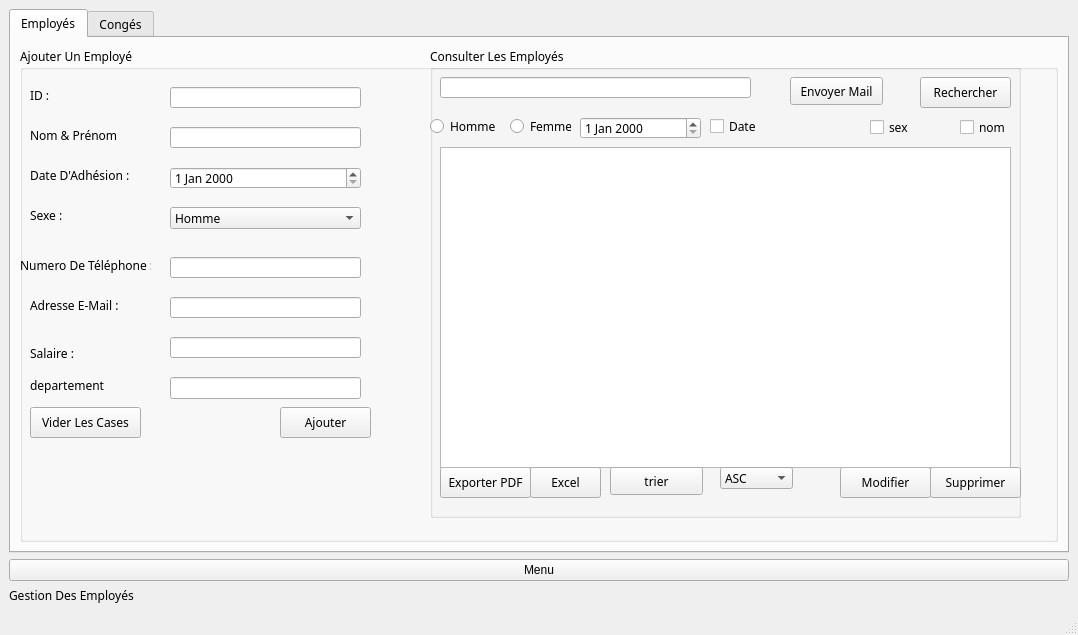
<?xml version="1.0" encoding="UTF-8"?>
<ui version="4.0">
 <class>MainWindowj</class>
 <widget class="QMainWindow" name="MainWindowj">
  <property name="geometry">
   <rect>
    <x>0</x>
    <y>0</y>
    <width>1078</width>
    <height>635</height>
   </rect>
  </property>
  <property name="windowTitle">
   <string>MainWindow</string>
  </property>
  <property name="styleSheet">
   <string notr="true"/>
  </property>
  <widget class="QWidget" name="centralwidget">
   <layout class="QGridLayout" name="gridLayout">
    <item row="2" column="0">
     <widget class="QLabel" name="label">
      <property name="font">
       <font>
        <family>Poppins Medium</family>
       </font>
      </property>
      <property name="text">
       <string>Gestion Des Employés</string>
      </property>
     </widget>
    </item>
    <item row="0" column="0">
     <widget class="QTabWidget" name="tabWidget">
      <property name="font">
       <font>
        <family>Poppins Medium</family>
       </font>
      </property>
      <property name="styleSheet">
       <string notr="true"/>
      </property>
      <property name="currentIndex">
       <number>0</number>
      </property>
      <widget class="QWidget" name="tab_employe">
       <attribute name="title">
        <string>Employés</string>
       </attribute>
       <layout class="QGridLayout" name="gridLayout_3" columnstretch="1,0">
        <item row="0" column="0" colspan="2">
         <widget class="QGroupBox" name="ajout_employe">
          <property name="title">
           <string>Ajouter Un Employé</string>
          </property>
          <widget class="QLabel" name="label_2">
           <property name="geometry">
            <rect>
             <x>10</x>
             <y>40</y>
             <width>101</width>
             <height>16</height>
            </rect>
           </property>
           <property name="font">
            <font>
             <family>Poppins Medium</family>
            </font>
           </property>
           <property name="text">
            <string>ID :</string>
           </property>
          </widget>
          <widget class="QLineEdit" name="lineEditID">
           <property name="geometry">
            <rect>
             <x>150</x>
             <y>40</y>
             <width>191</width>
             <height>21</height>
            </rect>
           </property>
          </widget>
          <widget class="QLineEdit" name="lineEditNom">
           <property name="geometry">
            <rect>
             <x>150</x>
             <y>80</y>
             <width>191</width>
             <height>21</height>
            </rect>
           </property>
          </widget>
          <widget class="QLabel" name="label_3">
           <property name="geometry">
            <rect>
             <x>10</x>
             <y>80</y>
             <width>91</width>
             <height>16</height>
            </rect>
           </property>
           <property name="text">
            <string>Nom &amp; Prénom :</string>
           </property>
          </widget>
          <widget class="QDateEdit" name="dateEditAdhesion">
           <property name="geometry">
            <rect>
             <x>150</x>
             <y>120</y>
             <width>191</width>
             <height>22</height>
            </rect>
           </property>
          </widget>
          <widget class="QLabel" name="label_4">
           <property name="geometry">
            <rect>
             <x>10</x>
             <y>120</y>
             <width>111</width>
             <height>16</height>
            </rect>
           </property>
           <property name="text">
            <string>Date D'Adhésion :</string>
           </property>
          </widget>
          <widget class="QLabel" name="label_5">
           <property name="geometry">
            <rect>
             <x>10</x>
             <y>160</y>
             <width>101</width>
             <height>16</height>
            </rect>
           </property>
           <property name="text">
            <string>Sexe :</string>
           </property>
          </widget>
          <widget class="QComboBox" name="comboBoxSexe">
           <property name="geometry">
            <rect>
             <x>150</x>
             <y>160</y>
             <width>191</width>
             <height>22</height>
            </rect>
           </property>
           <property name="currentText">
            <string>Homme</string>
           </property>
           <item>
            <property name="text">
             <string>Homme</string>
            </property>
           </item>
           <item>
            <property name="text">
             <string>Femme</string>
            </property>
           </item>
           <item>
            <property name="text">
             <string>Autre</string>
            </property>
           </item>
          </widget>
          <widget class="QLabel" name="label_7">
           <property name="geometry">
            <rect>
             <x>0</x>
             <y>210</y>
             <width>131</width>
             <height>16</height>
            </rect>
           </property>
           <property name="text">
            <string>Numero De Téléphone :</string>
           </property>
          </widget>
          <widget class="QLineEdit" name="lineEditNum">
           <property name="geometry">
            <rect>
             <x>150</x>
             <y>210</y>
             <width>191</width>
             <height>21</height>
            </rect>
           </property>
          </widget>
          <widget class="QLineEdit" name="lineEditMail">
           <property name="geometry">
            <rect>
             <x>150</x>
             <y>250</y>
             <width>191</width>
             <height>21</height>
            </rect>
           </property>
          </widget>
          <widget class="QLabel" name="label_8">
           <property name="geometry">
            <rect>
             <x>10</x>
             <y>250</y>
             <width>121</width>
             <height>16</height>
            </rect>
           </property>
           <property name="text">
            <string>Adresse E-Mail :</string>
           </property>
          </widget>
          <widget class="QLabel" name="label_9">
           <property name="geometry">
            <rect>
             <x>10</x>
             <y>300</y>
             <width>47</width>
             <height>13</height>
            </rect>
           </property>
           <property name="text">
            <string>Salaire :</string>
           </property>
          </widget>
          <widget class="QLineEdit" name="lineEditSalaire">
           <property name="geometry">
            <rect>
             <x>150</x>
             <y>290</y>
             <width>191</width>
             <height>21</height>
            </rect>
           </property>
          </widget>
          <widget class="QPushButton" name="pushButtonAjouterEmploye">
           <property name="geometry">
            <rect>
             <x>260</x>
             <y>360</y>
             <width>91</width>
             <height>31</height>
            </rect>
           </property>
           <property name="text">
            <string>Ajouter</string>
           </property>
          </widget>
          <widget class="QPushButton" name="pushButtonVider">
           <property name="geometry">
            <rect>
             <x>10</x>
             <y>360</y>
             <width>111</width>
             <height>31</height>
            </rect>
           </property>
           <property name="text">
            <string>Vider Les Cases</string>
           </property>
          </widget>
          <widget class="QGroupBox" name="consulter_employe">
           <property name="geometry">
            <rect>
             <x>410</x>
             <y>0</y>
             <width>591</width>
             <height>471</height>
            </rect>
           </property>
           <property name="title">
            <string>Consulter Les Employés</string>
           </property>
           <widget class="QLineEdit" name="lineEditChercher">
            <property name="geometry">
             <rect>
              <x>10</x>
              <y>30</y>
              <width>311</width>
              <height>21</height>
             </rect>
            </property>
           </widget>
           <widget class="QPushButton" name="pushButtonRechercher">
            <property name="geometry">
             <rect>
              <x>490</x>
              <y>30</y>
              <width>91</width>
              <height>31</height>
             </rect>
            </property>
            <property name="text">
             <string>Rechercher</string>
            </property>
           </widget>
           <widget class="QPushButton" name="pushButtonSupprimer">
            <property name="geometry">
             <rect>
              <x>500</x>
              <y>420</y>
              <width>91</width>
              <height>31</height>
             </rect>
            </property>
            <property name="text">
             <string>Supprimer</string>
            </property>
           </widget>
           <widget class="QPushButton" name="pushButtonModifier">
            <property name="geometry">
             <rect>
              <x>410</x>
              <y>420</y>
              <width>91</width>
              <height>31</height>
             </rect>
            </property>
            <property name="text">
             <string>Modifier</string>
            </property>
            <property name="checkable">
             <bool>true</bool>
            </property>
           </widget>
           <widget class="QPushButton" name="pushButtonPDF">
            <property name="geometry">
             <rect>
              <x>10</x>
              <y>420</y>
              <width>91</width>
              <height>31</height>
             </rect>
            </property>
            <property name="text">
             <string>Exporter PDF</string>
            </property>
           </widget>
           <widget class="QTableView" name="tableViewEmploye">
            <property name="geometry">
             <rect>
              <x>10</x>
              <y>100</y>
              <width>571</width>
              <height>321</height>
             </rect>
            </property>
           </widget>
           <widget class="QRadioButton" name="radioButtonHomme">
            <property name="geometry">
             <rect>
              <x>0</x>
              <y>70</y>
              <width>71</width>
              <height>19</height>
             </rect>
            </property>
            <property name="text">
             <string>Homme</string>
            </property>
           </widget>
           <widget class="QRadioButton" name="radioButtonFemme">
            <property name="geometry">
             <rect>
              <x>80</x>
              <y>70</y>
              <width>61</width>
              <height>19</height>
             </rect>
            </property>
            <property name="text">
             <string>Femme</string>
            </property>
           </widget>
           <widget class="QDateEdit" name="date_recherche">
            <property name="geometry">
             <rect>
              <x>150</x>
              <y>70</y>
              <width>121</width>
              <height>22</height>
             </rect>
            </property>
           </widget>
           <widget class="QCheckBox" name="checkBoxDate">
            <property name="geometry">
             <rect>
              <x>280</x>
              <y>70</y>
              <width>51</width>
              <height>19</height>
             </rect>
            </property>
            <property name="text">
             <string>Date</string>
            </property>
           </widget>
           <widget class="QPushButton" name="pushButtonTrier">
            <property name="geometry">
             <rect>
              <x>180</x>
              <y>420</y>
              <width>93</width>
              <height>28</height>
             </rect>
            </property>
            <property name="text">
             <string>trier</string>
            </property>
           </widget>
           <widget class="QCheckBox" name="checkBoxSexe">
            <property name="geometry">
             <rect>
              <x>440</x>
              <y>70</y>
              <width>83</width>
              <height>20</height>
             </rect>
            </property>
            <property name="text">
             <string>sex</string>
            </property>
           </widget>
           <widget class="QCheckBox" name="checkBoxNom">
            <property name="geometry">
             <rect>
              <x>530</x>
              <y>70</y>
              <width>83</width>
              <height>20</height>
             </rect>
            </property>
            <property name="text">
             <string>nom</string>
            </property>
           </widget>
           <widget class="QComboBox" name="comboBoxOrdre">
            <property name="geometry">
             <rect>
              <x>290</x>
              <y>420</y>
              <width>73</width>
              <height>22</height>
             </rect>
            </property>
            <item>
             <property name="text">
              <string>ASC</string>
             </property>
            </item>
            <item>
             <property name="text">
              <string>DESC</string>
             </property>
            </item>
           </widget>
           <widget class="QPushButton" name="pushButton_2">
            <property name="geometry">
             <rect>
              <x>100</x>
              <y>420</y>
              <width>71</width>
              <height>31</height>
             </rect>
            </property>
            <property name="text">
             <string>Excel</string>
            </property>
           </widget>
           <widget class="QPushButton" name="pushButton_3">
            <property name="geometry">
             <rect>
              <x>360</x>
              <y>30</y>
              <width>93</width>
              <height>28</height>
             </rect>
            </property>
            <property name="text">
             <string>Envoyer Mail</string>
            </property>
           </widget>
          </widget>
          <widget class="QLabel" name="label_6">
           <property name="geometry">
            <rect>
             <x>10</x>
             <y>330</y>
             <width>101</width>
             <height>16</height>
            </rect>
           </property>
           <property name="text">
            <string>departement</string>
           </property>
          </widget>
          <widget class="QLineEdit" name="lineEditDepart">
           <property name="geometry">
            <rect>
             <x>150</x>
             <y>330</y>
             <width>191</width>
             <height>22</height>
            </rect>
           </property>
          </widget>
         </widget>
        </item>
       </layout>
      </widget>
      <widget class="QWidget" name="tab_conges">
       <attribute name="title">
        <string>Congés</string>
       </attribute>
       <layout class="QGridLayout" name="gridLayout_2">
        <item row="0" column="0" colspan="2">
         <widget class="QGroupBox" name="ajout_conge">
          <property name="styleSheet">
           <string notr="true"/>
          </property>
          <property name="title">
           <string>Ajouter Un Congé</string>
          </property>
          <widget class="QLabel" name="label_10">
           <property name="geometry">
            <rect>
             <x>10</x>
             <y>40</y>
             <width>101</width>
             <height>16</height>
            </rect>
           </property>
           <property name="styleSheet">
            <string notr="true">border-color: rgb(0, 0, 0);</string>
           </property>
           <property name="text">
            <string>Num De Congé :</string>
           </property>
          </widget>
          <widget class="QLineEdit" name="lineEditNumConge">
           <property name="geometry">
            <rect>
             <x>150</x>
             <y>40</y>
             <width>191</width>
             <height>21</height>
            </rect>
           </property>
          </widget>
          <widget class="QLabel" name="label_11">
           <property name="geometry">
            <rect>
             <x>10</x>
             <y>80</y>
             <width>101</width>
             <height>16</height>
            </rect>
           </property>
           <property name="text">
            <string>Nom Employé :</string>
           </property>
          </widget>
          <widget class="QDateEdit" name="dateEditDebut">
           <property name="geometry">
            <rect>
             <x>149</x>
             <y>120</y>
             <width>191</width>
             <height>22</height>
            </rect>
           </property>
          </widget>
          <widget class="QDateEdit" name="dateEditFin">
           <property name="geometry">
            <rect>
             <x>149</x>
             <y>160</y>
             <width>191</width>
             <height>22</height>
            </rect>
           </property>
          </widget>
          <widget class="QLabel" name="label_12">
           <property name="geometry">
            <rect>
             <x>10</x>
             <y>120</y>
             <width>101</width>
             <height>16</height>
            </rect>
           </property>
           <property name="text">
            <string>Date De Début :</string>
           </property>
          </widget>
          <widget class="QLabel" name="label_13">
           <property name="geometry">
            <rect>
             <x>10</x>
             <y>160</y>
             <width>101</width>
             <height>16</height>
            </rect>
           </property>
           <property name="text">
            <string>Date De Fin :</string>
           </property>
          </widget>
          <widget class="QLabel" name="label_14">
           <property name="geometry">
            <rect>
             <x>10</x>
             <y>200</y>
             <width>101</width>
             <height>16</height>
            </rect>
           </property>
           <property name="text">
            <string>Type De Congé :</string>
           </property>
          </widget>
          <widget class="QLineEdit" name="lineEditType">
           <property name="geometry">
            <rect>
             <x>150</x>
             <y>80</y>
             <width>191</width>
             <height>21</height>
            </rect>
           </property>
          </widget>
          <widget class="QComboBox" name="comboBoxType">
           <property name="geometry">
            <rect>
             <x>150</x>
             <y>200</y>
             <width>191</width>
             <height>22</height>
            </rect>
           </property>
           <item>
            <property name="text">
             <string>CONGE PAYE</string>
            </property>
           </item>
           <item>
            <property name="text">
             <string> CONGE ANNUEL</string>
            </property>
           </item>
           <item>
            <property name="text">
             <string>CONGE MALADIE</string>
            </property>
           </item>
           <item>
            <property name="text">
             <string>CONGE MATERNITE</string>
            </property>
           </item>
          </widget>
          <widget class="QPushButton" name="ajouter">
           <property name="geometry">
            <rect>
             <x>260</x>
             <y>250</y>
             <width>101</width>
             <height>31</height>
            </rect>
           </property>
           <property name="styleSheet">
            <string notr="true"/>
           </property>
           <property name="text">
            <string>Ajouter</string>
           </property>
          </widget>
          <widget class="QPushButton" name="viderCases">
           <property name="geometry">
            <rect>
             <x>10</x>
             <y>250</y>
             <width>121</width>
             <height>31</height>
            </rect>
           </property>
           <property name="text">
            <string>Vider Les Cases</string>
           </property>
          </widget>
          <widget class="QGroupBox" name="consulter_conge">
           <property name="geometry">
            <rect>
             <x>430</x>
             <y>0</y>
             <width>631</width>
             <height>471</height>
            </rect>
           </property>
           <property name="title">
            <string>Consulter Les Congés</string>
           </property>
           <widget class="QPushButton" name="pushButtonSuppr">
            <property name="geometry">
             <rect>
              <x>500</x>
              <y>420</y>
              <width>91</width>
              <height>31</height>
             </rect>
            </property>
            <property name="text">
             <string>Supprimer</string>
            </property>
           </widget>
           <widget class="QPushButton" name="pushButtonEdit">
            <property name="geometry">
             <rect>
              <x>390</x>
              <y>420</y>
              <width>91</width>
              <height>31</height>
             </rect>
            </property>
            <property name="text">
             <string>Modifier</string>
            </property>
            <property name="checkable">
             <bool>true</bool>
            </property>
           </widget>
           <widget class="QPushButton" name="pushButtonPDF_2">
            <property name="geometry">
             <rect>
              <x>10</x>
              <y>420</y>
              <width>91</width>
              <height>31</height>
             </rect>
            </property>
            <property name="text">
             <string>Exporter PDF</string>
            </property>
           </widget>
           <widget class="QPushButton" name="pushButtonRechercherConge">
            <property name="geometry">
             <rect>
              <x>420</x>
              <y>30</y>
              <width>111</width>
              <height>31</height>
             </rect>
            </property>
            <property name="text">
             <string>Rechercher</string>
            </property>
           </widget>
           <widget class="QTableView" name="tableViewConge">
            <property name="geometry">
             <rect>
              <x>20</x>
              <y>100</y>
              <width>541</width>
              <height>311</height>
             </rect>
            </property>
           </widget>
           <widget class="QRadioButton" name="radioButton_nom">
            <property name="geometry">
             <rect>
              <x>420</x>
              <y>70</y>
              <width>97</width>
              <height>20</height>
             </rect>
            </property>
            <property name="text">
             <string>nom</string>
            </property>
           </widget>
           <widget class="QRadioButton" name="radioButton_ID">
            <property name="geometry">
             <rect>
              <x>300</x>
              <y>70</y>
              <width>97</width>
              <height>20</height>
             </rect>
            </property>
            <property name="text">
             <string>id</string>
            </property>
           </widget>
           <widget class="QLineEdit" name="line_recherche_critere">
            <property name="geometry">
             <rect>
              <x>62</x>
              <y>40</y>
              <width>301</width>
              <height>22</height>
             </rect>
            </property>
           </widget>
           <widget class="QPushButton" name="pushButton">
            <property name="geometry">
             <rect>
              <x>110</x>
              <y>420</y>
              <width>91</width>
              <height>31</height>
             </rect>
            </property>
            <property name="text">
             <string>excel</string>
            </property>
           </widget>
           <zorder>pushButtonPDF_2</zorder>
           <zorder>pushButtonSuppr</zorder>
           <zorder>pushButtonEdit</zorder>
           <zorder>pushButtonRechercherConge</zorder>
           <zorder>tableViewConge</zorder>
           <zorder>radioButton_nom</zorder>
           <zorder>radioButton_ID</zorder>
           <zorder>line_recherche_critere</zorder>
           <zorder>pushButton</zorder>
          </widget>
          <widget class="QPushButton" name="pushButton_afficher">
           <property name="geometry">
            <rect>
             <x>300</x>
             <y>287</y>
             <width>101</width>
             <height>31</height>
            </rect>
           </property>
           <property name="text">
            <string>afficher</string>
           </property>
          </widget>
          <widget class="QPushButton" name="pushButton_stat">
           <property name="geometry">
            <rect>
             <x>40</x>
             <y>347</y>
             <width>111</width>
             <height>31</height>
            </rect>
           </property>
           <property name="text">
            <string>stat</string>
           </property>
          </widget>
         </widget>
        </item>
       </layout>
      </widget>
     </widget>
    </item>
    <item row="1" column="0">
     <widget class="QPushButton" name="pushButton_4">
      <property name="text">
       <string>Menu</string>
      </property>
     </widget>
    </item>
   </layout>
  </widget>
  <widget class="QMenuBar" name="menubar">
   <property name="geometry">
    <rect>
     <x>0</x>
     <y>0</y>
     <width>1078</width>
     <height>22</height>
    </rect>
   </property>
  </widget>
  <widget class="QStatusBar" name="statusbar"/>
 </widget>
 <resources/>
 <connections/>
</ui>
